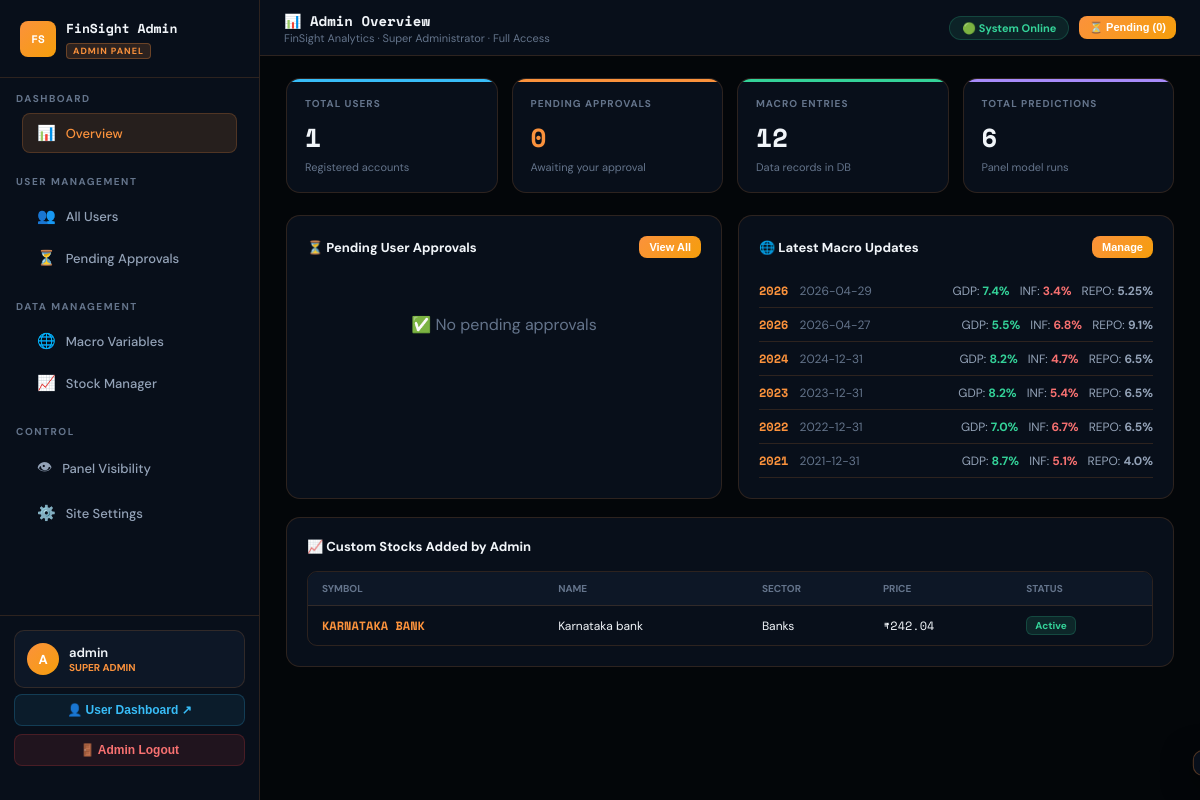
The page /admin (signed in) on the database its author committed.
### tables this page shows
CREATE TABLE users (
        id INTEGER PRIMARY KEY AUTOINCREMENT,
        username TEXT UNIQUE NOT NULL, email TEXT UNIQUE NOT NULL,
        password TEXT NOT NULL, phone TEXT, broker TEXT DEFAULT 'Zerodha',
        profile_image TEXT DEFAULT 'default.png', theme TEXT DEFAULT 'dark',
        is_admin INTEGER DEFAULT 0, status TEXT DEFAULT 'pending',
        created_at DATETIME DEFAULT CURRENT_TIMESTAMP);

CREATE TABLE macro_data (
        id INTEGER PRIMARY KEY AUTOINCREMENT, year INTEGER NOT NULL,
        entry_date TEXT NOT NULL, GDP_Growth REAL, Inflation REAL,
        Interest_Rate REAL, Exchange_Rate REAL, M3_Growth REAL, IIP REAL,
        notes TEXT DEFAULT '', updated_by INTEGER,
        updated_at DATETIME DEFAULT CURRENT_TIMESTAMP);

CREATE TABLE custom_stocks (
        id INTEGER PRIMARY KEY AUTOINCREMENT, symbol TEXT NOT NULL, name TEXT,
        sector TEXT DEFAULT 'Other', mcap TEXT DEFAULT 'Large Cap',
        exchange TEXT DEFAULT 'NSE', price REAL DEFAULT 0,
        change_val REAL DEFAULT 0, pct_change REAL DEFAULT 0,
        today_high REAL DEFAULT 0, today_low REAL DEFAULT 0,
        high_52w REAL DEFAULT 0, low_52w REAL DEFAULT 0,
        prev_close REAL DEFAULT 0, term TEXT DEFAULT 'Long-term',
        fno INTEGER DEFAULT 0, is_active INTEGER DEFAULT 1,
        added_by INTEGER, added_at DATETIME DEFAULT CURRENT_TIMESTAMP);

### app.py (the view)
@app.route('/admin')
def admin_panel():
    if 'admin_id' not in session: return redirect(url_for('login'))
    conn = get_db()
    users = conn.execute('SELECT id,username,email,phone,broker,status,is_admin,created_at FROM users ORDER BY created_at DESC').fetchall()
    macro_rows = conn.execute('SELECT * FROM macro_data ORDER BY year DESC, updated_at DESC').fetchall()
    custom_stocks = conn.execute('SELECT * FROM custom_stocks ORDER BY added_at DESC').fetchall()
    settings_rows = conn.execute('SELECT * FROM admin_settings ORDER BY setting_key').fetchall()
    pending_count = conn.execute("SELECT COUNT(*) FROM users WHERE status='pending'").fetchone()[0]
    total_users = conn.execute("SELECT COUNT(*) FROM users WHERE is_admin=0").fetchone()[0]
    predictions_count = conn.execute("SELECT COUNT(*) FROM prediction_history").fetchone()[0]
    conn.close()
    return render_template('admin.html',
        username=session.get('admin_username','Admin'),
        users=[dict(u) for u in users],
        macro_rows=[dict(m) for m in macro_rows],
        custom_stocks=[dict(s) for s in custom_stocks],
        settings={r['setting_key']:r['setting_value'] for r in settings_rows},
        pending_count=pending_count, total_users=total_users,
        predictions_count=predictions_count)

### app.py (called while the page is built)
def get_db():
    conn = sqlite3.connect('database.db')
    conn.row_factory = sqlite3.Row
    return conn

### templates/admin.html (shortened to what this page needs)
<!DOCTYPE html>
<html lang="en" data-theme="dark">
<head>
</head>
<body>
<nav class="sidebar">
  <div class="sidebar-brand">
    <div class="brand-icon">FS</div>
    <div>
      <div class="brand-text">FinSight Admin</div>
      <div class="brand-badge">ADMIN PANEL</div>
    </div>
  </div>
  <div class="nav-section">
    <div class="nav-label">Dashboard</div>
    <div class="nav-item active" onclick="switchTab('overview')">
      <span class="nav-icon">📊</span><span>Overview</span>
    </div>
  </div>
  <div class="nav-section">
    <div class="nav-label">User Management</div>
    <div class="nav-item" onclick="switchTab('users')">
      <span class="nav-icon">👥</span><span>All Users</span>
    </div>
    <div class="nav-item" onclick="switchTab('approvals')">
      <span class="nav-icon">⏳</span><span>Pending Approvals</span>
    </div>
  </div>
  <div class="nav-section">
    <div class="nav-label">Data Management</div>
    <div class="nav-item" onclick="switchTab('macro')">
      <span class="nav-icon">🌐</span><span>Macro Variables</span>
    </div>
    <div class="nav-item" onclick="switchTab('stocks')">
      <span class="nav-icon">📈</span><span>Stock Manager</span>
    </div>
  </div>
  <div class="nav-section">
    <div class="nav-label">Control</div>
    <div class="nav-item" onclick="switchTab('visibility')">
      <span class="nav-icon">👁</span><span>Panel Visibility</span>
    </div>
    <div class="nav-item" onclick="switchTab('settings')">
      <span class="nav-icon">⚙️</span><span>Site Settings</span>
    </div>
  </div>
  <div class="sidebar-footer">
    <div class="user-card">
      <div class="user-avatar">{{ username[0].upper() }}</div>
      <div><div class="user-name">{{ username }}</div><div class="user-role">SUPER ADMIN</div></div>
    </div>
    <a href="/dashboard" target="_blank"><button class="btn-userdash">👤 User Dashboard ↗</button></a>
    <a href="/admin/logout"><button class="btn-logout">🚪 Admin Logout</button></a>
  </div>
</nav>
<div class="main">
  <div class="topbar">
    <div>
      <div class="topbar-title" id="topbarTitle">📊 Admin Overview</div>
      <div class="topbar-sub">FinSight Analytics · Super Administrator · Full Access</div>
    </div>
    <div class="topbar-right">
      <span class="status-pill">🟢 System Online</span>
      <button class="btn btn-primary btn-sm" onclick="switchTab('approvals')">
        ⏳ Pending ({{ pending_count }})
      </button>
    </div>
  </div>
  <div class="content">
    <div class="tab-panel active" id="panel-overview">
      <div class="stat-grid">
        <div class="stat-card" style="--accent-bar:var(--blue)">
          <div class="stat-label">Total Users</div>
          <div class="stat-value">{{ total_users }}</div>
          <div class="stat-sub">Registered accounts</div>
        </div>
        <div class="stat-card" style="--accent-bar:var(--accent)">
          <div class="stat-label">Pending Approvals</div>
          <div class="stat-value" style="color:var(--accent)">{{ pending_count }}</div>
          <div class="stat-sub">Awaiting your approval</div>
        </div>
        <div class="stat-card" style="--accent-bar:var(--green)">
          <div class="stat-label">Macro Entries</div>
          <div class="stat-value">{{ macro_rows|length }}</div>
          <div class="stat-sub">Data records in DB</div>
        </div>
        <div class="stat-card" style="--accent-bar:var(--purple)">
          <div class="stat-label">Total Predictions</div>
          <div class="stat-value">{{ predictions_count }}</div>
          <div class="stat-sub">Panel model runs</div>
        </div>
      </div>
      <div style="display:grid;grid-template-columns:1fr 1fr;gap:16px">
        <div class="card">
          <div class="card-header">
            <div class="card-title">⏳ Pending User Approvals</div>
            <button class="btn btn-primary btn-sm" onclick="switchTab('approvals')">View All</button>
          </div>
          {% set pending_users = users | selectattr('status','equalto','pending') | list %}
          {% if pending_users %}
            {% for u in pending_users[:5] %}
            <div style="display:flex;align-items:center;justify-content:space-between;padding:10px 0;border-bottom:1px solid var(--border)">
              <div>
                <div style="font-size:13px;font-weight:600">{{ u.username }}</div>
                <div style="font-size:11px;color:var(--muted)">{{ u.email }} · {{ u.created_at[:10] }}</div>
              </div>
              <div style="display:flex;gap:6px">
                <button class="btn btn-green btn-sm" onclick="approveUser({{ u.id }}, '{{ u.username }}')">✓ Approve</button>
                <button class="btn btn-red btn-sm" onclick="blockUser({{ u.id }}, '{{ u.username }}')">✗ Block</button>
              </div>
            </div>
            {% endfor %}
          {% else %}
            <div class="empty">✅ No pending approvals</div>
          {% endif %}
        </div>
        <div class="card">
          <div class="card-header">
            <div class="card-title">🌐 Latest Macro Updates</div>
            <button class="btn btn-primary btn-sm" onclick="switchTab('macro')">Manage</button>
          </div>
          {% for m in macro_rows[:6] %}
          <div style="display:flex;justify-content:space-between;align-items:center;padding:8px 0;border-bottom:1px solid var(--border);font-size:12px">
            <div>
              <span style="font-family:'Space Mono',monospace;font-weight:700;color:var(--accent)">{{ m.year }}</span>
              <span style="color:var(--muted);margin-left:8px">{{ m.entry_date }}</span>
            </div>
            <div style="display:flex;gap:10px;color:var(--muted2)">
              <span>GDP: <strong style="color:var(--green)">{{ m.GDP_Growth }}%</strong></span>
              <span>INF: <strong style="color:var(--red)">{{ m.Inflation }}%</strong></span>
              <span>REPO: <strong>{{ m.Interest_Rate }}%</strong></span>
            </div>
          </div>
          {% endfor %}
        </div>
      </div>
      <div class="card">
        <div class="card-header"><div class="card-title">📈 Custom Stocks Added by Admin</div></div>
        {% if custom_stocks %}
        <div class="table-wrap"><table class="data-table">
          <thead><tr><th>Symbol</th><th>Name</th><th>Sector</th><th>Price</th><th>Status</th></tr></thead>
          <tbody>
            {% for s in custom_stocks %}
            <tr>
              <td><span style="font-family:'Space Mono',monospace;font-weight:700;color:var(--accent)">{{ s.symbol }}</span></td>
              <td>{{ s.name }}</td><td>{{ s.sector }}</td>
              <td style="font-family:'Space Mono',monospace">₹{{ s.price }}</td>
              <td><span class="badge {{ 'badge-green' if s.is_active else 'badge-red' }}">{{ 'Active' if s.is_active else 'Hidden' }}</span></td>
            </tr>
            {% endfor %}
          </tbody>
        </table></div>
        {% else %}
        <div class="empty">No custom stocks added yet</div>
        {% endif %}
      </div>
    </div>
          {% set pending = users | selectattr('status','equalto','pending') | list %}
  </div>
</div>
<div class="toast" id="toast"></div>
</body>
</html>

### rows shown on the page
users: username "admin"
macro_data: year "2026", entry_date "2026-04-29", GDP_Growth "7.4", Inflation "3.4", Interest_Rate "5.25"
macro_data: year "2026", entry_date "2026-04-27", GDP_Growth "5.5", Inflation "6.8", Interest_Rate "9.1"
macro_data: year "2024", entry_date "2024-12-31", GDP_Growth "8.2", Inflation "4.7", Interest_Rate "6.5"
macro_data: year "2023", entry_date "2023-12-31", GDP_Growth "8.2", Inflation "5.4", Interest_Rate "6.5"
macro_data: year "2022", entry_date "2022-12-31", GDP_Growth "7.0", Inflation "6.7", Interest_Rate "6.5"
macro_data: year "2021", entry_date "2021-12-31", GDP_Growth "8.7", Inflation "5.1", Interest_Rate "4.0"
custom_stocks: symbol "KARNATAKA BANK", name "Karnataka bank", sector "Banks", price "242.04", is_active "Active"

### other values the page prints
{{ username[0].upper() }} "A"
{{ pending_count }} "0"
{{ total_users }} "1"
{{ macro_rows|length }} "12"
{{ predictions_count }} "6"
